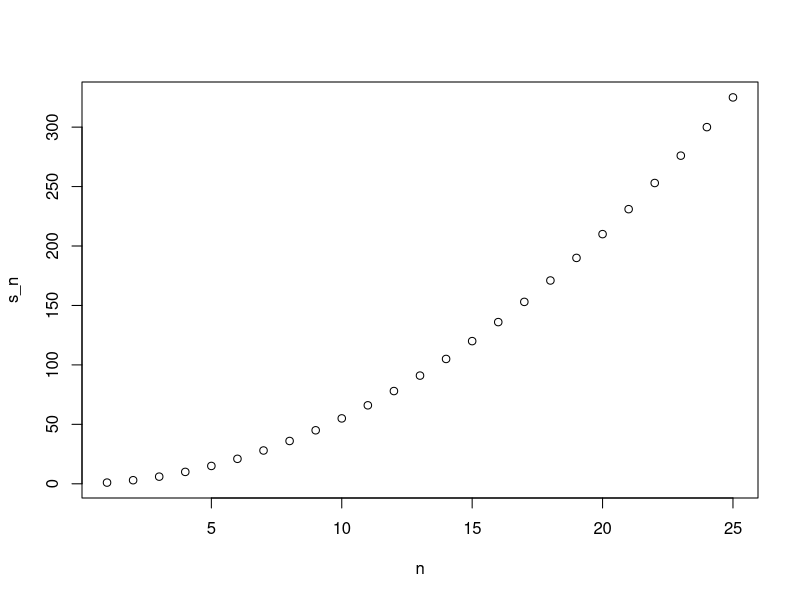
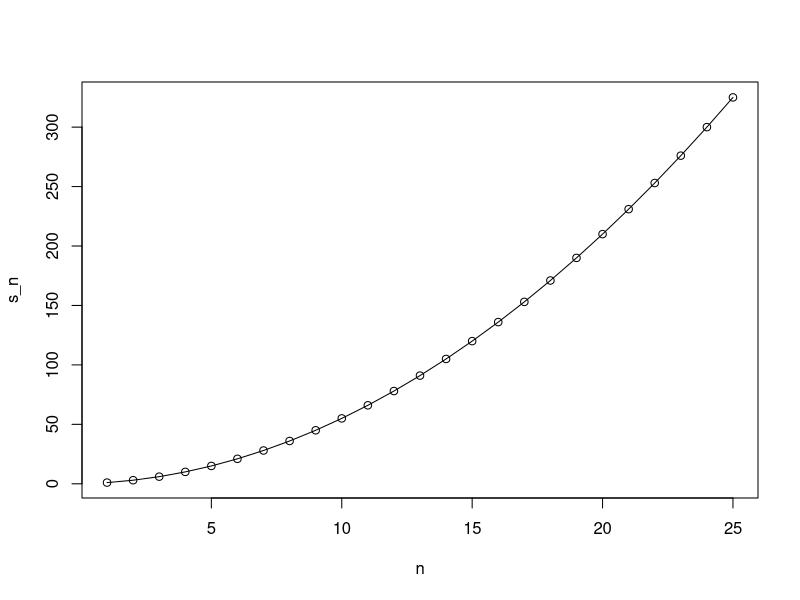

Here is the R script that generated these plots, in order:
avg <- function(x){
  s <- sum(x)
  n <- length(x)
  s/n
}

x <- 1:100
avg(x)

identical(avg(x), mean(x))

s <- 3
avg(1:10)
s

# the general form of a function
#my_function <- function(VARIABLE_NAME){
 # perform operations on VARIABLE_NAME and calculate VALUE
  #VALUE
#}

# functions can have multiple arguments as well as default values
avg <- function(x, arithmetic = TRUE){
  n <- length(x)
  ifelse(arithmetic, sum(x)/n, prod(x)^(1/n))
}


# creating a function that computes the sum of integers 1 through n
compute_s_n <- function(n){
  x <- 1:n
  sum(x)
}

# a very simple for-loop
for(i in 1:5){
  print(i)
}

# a for-loop for our summation
m <- 25
s_n <- vector(length = m) # create an empty vector
for(n in 1:m){
  s_n[n] <- compute_s_n(n)
}

# creating a plot for our summation function
n <- 1:m
plot(n, s_n)

# a table of values comparing our function to the summation formula
head(data.frame(s_n = s_n, formula = n*(n+1)/2))

# overlaying our function with the summation formula
plot(n, s_n)
lines(n, n*(n+1)/2)



# apply family

m <- cbind(1, 1:7) # the '1' (= shorter vector) is recycled
m
m <- cbind(m, 8:14)[, c(1, 3, 2)] # insert a column
m
cbind(1:7, diag(3)) # vector is subset -> warning



Age<-c(56,34,67,33,25,28)
Weight<-c(78,67,56,44,56,89)
Height<-c(165, 171,167,167,166,181)

BMI_df<-data.frame(Age,Weight,Height)
BMI_df

#apply function
apply(BMI_df, 1, sum)
apply(BMI_df, 2, sum)

#lapply function
# the below lapply function divides the values in the dataframe by 2 and the
#output will be in form of list
lapply(BMI_df, function(BMI_df) BMI_df/2)
lapply(BMI_df, mean)


#sapply function
#the above Sapply function divides the values in the dataframe by 2 and the
#output will be in form of vector

sapply(BMI_df, function(BMI_df) BMI_df/2)
sapply(BMI_df, mean)

# sapply function in R
random <- c("this", "is", "random")
sapply(random,nchar)

#mapply function in R:
#mapply is a multivariate version of sapply. mapply applies FUN to
# the first elements of each (…) argument, the second elements, the third elements, and so on.

# mapply function in R
mapply(sum, 1:4, 1:4, 1:4)
1:4

# mapply function in R
mapply(rep,1:4,1:6)


#tapply function
# For when you want to apply a function to subsets of a vector and the 
#subsets are defined by some other vector, usually a factor.

attach(iris)
head(iris)
tapply(iris$Sepal.Length, Species, mean)

# rapply function in R
# rapply function in R is nothing but recursive apply, as the name suggests it 
# is used to apply a function to all elements of a list recursively.
x=list(1,2,3,4)
rapply(x,function(x){x^2},class=c("numeric"))


#vapply function in R:
#  vapply function in R is similar to sapply, but has a pre-specified type of return 
# value, so it can be safer (and sometimes faster) to use.


# vapply function in R
vapply(1:5, sqrt, 1i)


# reduce function

v1 <- c("geneA","geneB")
v2 <- c("geneA","geneC")
v3 <- c("geneD","geneE")
v4 <- c("geneA","geneE")
v5 <- c("geneB","geneC")
vlist <- list(v1,v2,v3,v4,v5)
addmargins(table(gene=unlist(vlist), vec=rep(paste0("v",1:5),times=sapply(vlist,length))),2,list(Count=function(x) sum(x[x>0])))

#reduce function example 2
Reduce(`*`, x=list(5,4,3,2), accumulate=TRUE)



i2 <- seq(0,100,by=2)
i3 <- seq(0,100,by=3)
i5 <- seq(0,100,by=5)
Reduce(intersect, x=list(i2,i3,i5), accumulate=TRUE)








